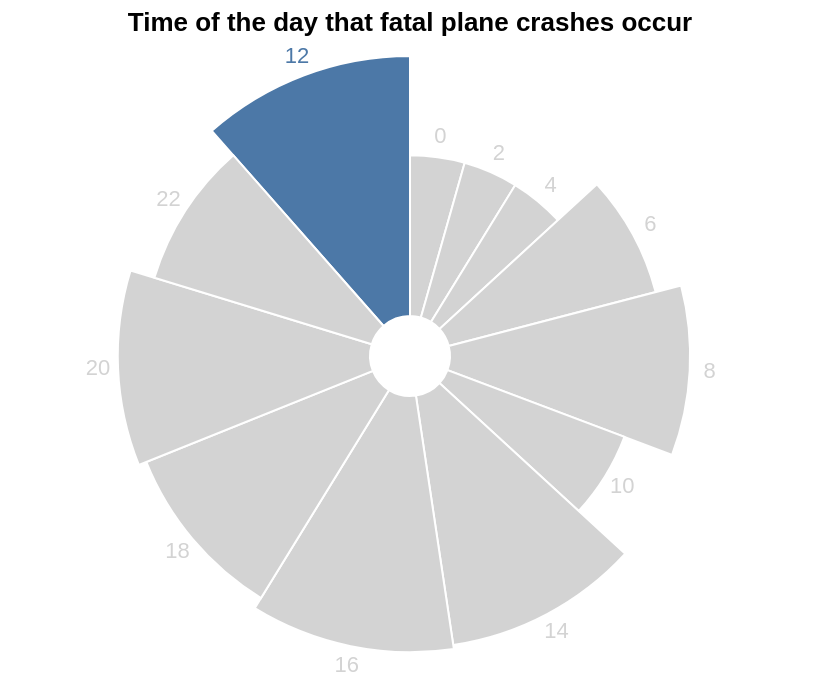

Write a Vega-Lite specification for this figure.
### Vega-Lite specification from a JSON file in a GitHub repository (floating-point values rounded to 4 significant figures)
{"$schema": "https://vega.github.io/schema/vega-lite/v5.json", "description": "A simple radial chart with embedded data.", "width": 400, "title": "Time of the day that fatal plane crashes occur", "data": {"values": [{"time": 0, "number": 131, "highlight": "false", "theta": 1.3}, {"time": 2, "number": 132, "highlight": "false", "theta": 1.3}, {"time": 4, "number": 130, "highlight": "false", "theta": 1.3}, {"time": 6, "number": 231, "highlight": "false", "theta": 2.3}, {"time": 8, "number": 290, "highlight": "false", "theta": 2.9}, {"time": 10, "number": 180, "highlight": "false", "theta": 1.8}, {"time": 12, "number": 341, "highlight": "true", "theta": 3.4}, {"time": 14, "number": 323, "highlight": "false", "theta": 3.2}, {"time": 16, "number": 336, "highlight": "false", "theta": 3.3}, {"time": 18, "number": 309, "highlight": "false", "theta": 3}, {"time": 20, "number": 323, "highlight": "false", "theta": 3.2}, {"time": 22, "number": 262, "highlight": "false", "theta": 2.6}]}, "layer": [{"mark": {"type": "arc", "innerRadius": 20, "stroke": "#fff", "tooltip": true}}, {"mark": {"type": "text", "radiusOffset": 10}, "encoding": {"text": {"field": "time", "type": "ordinal"}}}], "encoding": {"theta": {"field": "theta", "type": "quantitative", "stack": true}, "radius": {"field": "theta", "type": "quantitative", "scale": {"type": "sqrt", "zero": true, "rangeMin": 20}}, "color": {"field": "highlight", "legend": null, "scale": {"range": ["lightgray", "#4c78a7"]}}, "tooltip": [{"field": "time", "title": "Time (24hr)", "type": "ordinal"}, {"field": "number", "title": "Number of crashes", "type": "nominal"}]}, "config": {"background": null, "view": {"stroke": "transparent"}}}
